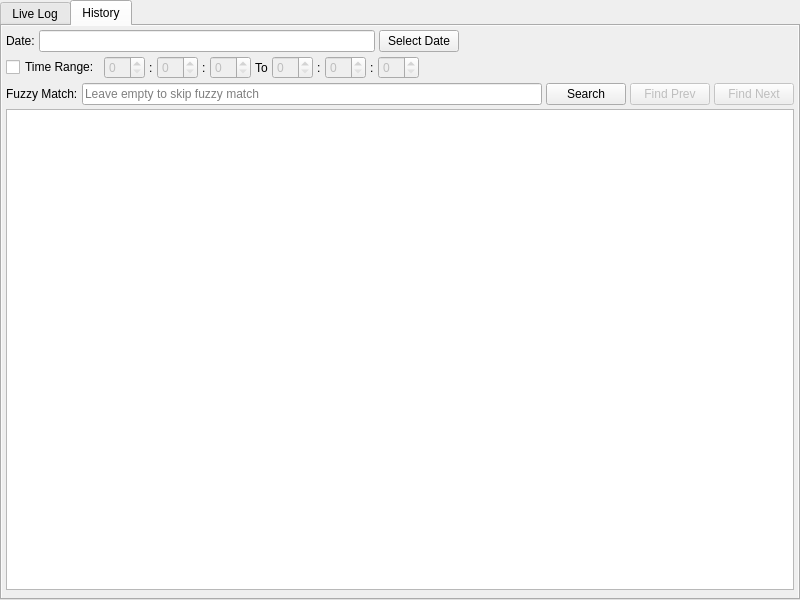
<?xml version="1.0" encoding="UTF-8"?>
<ui version="4.0">
 <class>LoggerWidget</class>
 <widget class="QWidget" name="LoggerWidget">
  <property name="geometry">
   <rect>
    <x>0</x>
    <y>0</y>
    <width>800</width>
    <height>600</height>
   </rect>
  </property>
  <layout class="QVBoxLayout" name="mainLayout">
   <property name="spacing">
    <number>0</number>
   </property>
   <property name="leftMargin">
    <number>0</number>
   </property>
   <property name="topMargin">
    <number>0</number>
   </property>
   <property name="rightMargin">
    <number>0</number>
   </property>
   <property name="bottomMargin">
    <number>0</number>
   </property>
   <item>
    <widget class="QTabWidget" name="tabWidget">
     <property name="currentIndex">
      <number>1</number>
     </property>
     <widget class="QWidget" name="liveTab">
      <attribute name="title">
       <string>Live Log</string>
      </attribute>
      <layout class="QVBoxLayout" name="liveLayout">
       <property name="spacing">
        <number>0</number>
       </property>
       <property name="leftMargin">
        <number>0</number>
       </property>
       <property name="topMargin">
        <number>0</number>
       </property>
       <property name="rightMargin">
        <number>0</number>
       </property>
       <property name="bottomMargin">
        <number>0</number>
       </property>
       <item>
        <widget class="QListView" name="liveListView">
         <property name="horizontalScrollBarPolicy">
          <enum>Qt::ScrollBarAlwaysOff</enum>
         </property>
         <property name="editTriggers">
          <set>QAbstractItemView::NoEditTriggers</set>
         </property>
         <property name="verticalScrollMode">
          <enum>QAbstractItemView::ScrollPerPixel</enum>
         </property>
        </widget>
       </item>
      </layout>
     </widget>
     <widget class="QWidget" name="historyTab">
      <property name="autoFillBackground">
       <bool>true</bool>
      </property>
      <attribute name="title">
       <string>History</string>
      </attribute>
      <layout class="QVBoxLayout" name="histLayout">
       <property name="spacing">
        <number>4</number>
       </property>
       <property name="leftMargin">
        <number>4</number>
       </property>
       <property name="topMargin">
        <number>4</number>
       </property>
       <property name="rightMargin">
        <number>4</number>
       </property>
       <property name="bottomMargin">
        <number>4</number>
       </property>
       <item>
        <layout class="QHBoxLayout" name="dateLayout">
         <item>
          <widget class="QLabel" name="labelDate">
           <property name="text">
            <string>Date:</string>
           </property>
          </widget>
         </item>
         <item>
          <widget class="QLineEdit" name="dateEdit">
           <property name="readOnly">
            <bool>true</bool>
           </property>
          </widget>
         </item>
         <item>
          <widget class="QPushButton" name="selectDateBtn">
           <property name="cursor">
            <cursorShape>PointingHandCursor</cursorShape>
           </property>
           <property name="text">
            <string>Select Date</string>
           </property>
          </widget>
         </item>
         <item>
          <spacer name="dateSpacer">
           <property name="orientation">
            <enum>Qt::Horizontal</enum>
           </property>
           <property name="sizeHint" stdset="0">
            <size>
             <width>40</width>
             <height>20</height>
            </size>
           </property>
          </spacer>
         </item>
        </layout>
       </item>
       <item>
        <layout class="QHBoxLayout" name="timeLayout">
         <item>
          <widget class="QCheckBox" name="timeCheck">
           <property name="text">
            <string>Time Range:</string>
           </property>
          </widget>
         </item>
         <item>
          <widget class="QSpinBox" name="timeFromHour">
           <property name="enabled">
            <bool>false</bool>
           </property>
           <property name="minimum">
            <number>0</number>
           </property>
           <property name="maximum">
            <number>23</number>
           </property>
          </widget>
         </item>
         <item>
          <widget class="QLabel" name="labelTimeFrom">
           <property name="text">
            <string>:</string>
           </property>
          </widget>
         </item>
         <item>
          <widget class="QSpinBox" name="timeFromMinute">
           <property name="enabled">
            <bool>false</bool>
           </property>
           <property name="minimum">
            <number>0</number>
           </property>
           <property name="maximum">
            <number>59</number>
           </property>
          </widget>
         </item>
         <item>
          <widget class="QLabel" name="labelTimeFrom2">
           <property name="text">
            <string>:</string>
           </property>
          </widget>
         </item>
         <item>
          <widget class="QSpinBox" name="timeFromSecond">
           <property name="enabled">
            <bool>false</bool>
           </property>
           <property name="minimum">
            <number>0</number>
           </property>
           <property name="maximum">
            <number>59</number>
           </property>
          </widget>
         </item>
         <item>
          <widget class="QLabel" name="labelTimeTo">
           <property name="text">
            <string>To</string>
           </property>
          </widget>
         </item>
         <item>
          <widget class="QSpinBox" name="timeToHour">
           <property name="enabled">
            <bool>false</bool>
           </property>
           <property name="minimum">
            <number>0</number>
           </property>
           <property name="maximum">
            <number>23</number>
           </property>
          </widget>
         </item>
         <item>
          <widget class="QLabel" name="labelTimeTo2">
           <property name="text">
            <string>:</string>
           </property>
          </widget>
         </item>
         <item>
          <widget class="QSpinBox" name="timeToMinute">
           <property name="enabled">
            <bool>false</bool>
           </property>
           <property name="minimum">
            <number>0</number>
           </property>
           <property name="maximum">
            <number>59</number>
           </property>
          </widget>
         </item>
         <item>
          <widget class="QLabel" name="labelTimeTo3">
           <property name="text">
            <string>:</string>
           </property>
          </widget>
         </item>
         <item>
          <widget class="QSpinBox" name="timeToSecond">
           <property name="enabled">
            <bool>false</bool>
           </property>
           <property name="minimum">
            <number>0</number>
           </property>
           <property name="maximum">
            <number>59</number>
           </property>
          </widget>
         </item>
         <item>
          <spacer name="timeSpacer">
           <property name="orientation">
            <enum>Qt::Horizontal</enum>
           </property>
           <property name="sizeHint" stdset="0">
            <size>
             <width>40</width>
             <height>20</height>
            </size>
           </property>
          </spacer>
         </item>
        </layout>
       </item>
       <item>
        <layout class="QHBoxLayout" name="searchLayout">
         <item>
          <widget class="QLabel" name="labelLike">
           <property name="text">
            <string>Fuzzy Match:</string>
           </property>
          </widget>
         </item>
         <item>
          <widget class="QLineEdit" name="likeEdit">
           <property name="placeholderText">
            <string>Leave empty to skip fuzzy match</string>
           </property>
          </widget>
         </item>
         <item>
          <widget class="QPushButton" name="searchBtn">
           <property name="text">
            <string>Search</string>
           </property>
          </widget>
         </item>
         <item>
          <widget class="QPushButton" name="findPrevBtn">
           <property name="enabled">
            <bool>false</bool>
           </property>
           <property name="text">
            <string>Find Prev</string>
           </property>
          </widget>
         </item>
         <item>
          <widget class="QPushButton" name="findNextBtn">
           <property name="enabled">
            <bool>false</bool>
           </property>
           <property name="text">
            <string>Find Next</string>
           </property>
          </widget>
         </item>
        </layout>
       </item>
       <item>
        <widget class="QListView" name="histListView">
         <property name="horizontalScrollBarPolicy">
          <enum>Qt::ScrollBarAlwaysOff</enum>
         </property>
         <property name="editTriggers">
          <set>QAbstractItemView::NoEditTriggers</set>
         </property>
         <property name="verticalScrollMode">
          <enum>QAbstractItemView::ScrollPerPixel</enum>
         </property>
        </widget>
       </item>
       <item>
        <widget class="QWidget" name="pageBarWidget" native="true">
         <layout class="QHBoxLayout" name="pageBarLayout">
          <property name="spacing">
           <number>2</number>
          </property>
          <property name="leftMargin">
           <number>0</number>
          </property>
          <property name="topMargin">
           <number>0</number>
          </property>
          <property name="rightMargin">
           <number>0</number>
          </property>
          <property name="bottomMargin">
           <number>0</number>
          </property>
         </layout>
        </widget>
       </item>
      </layout>
     </widget>
    </widget>
   </item>
  </layout>
 </widget>
 <resources/>
 <connections>
  <connection>
   <sender>timeCheck</sender>
   <signal>toggled(bool)</signal>
   <receiver>timeFromHour</receiver>
   <slot>setEnabled(bool)</slot>
   <hints>
    <hint type="sourcelabel">
     <x>100</x>
     <y>100</y>
    </hint>
    <hint type="destinationlabel">
     <x>200</x>
     <y>100</y>
    </hint>
   </hints>
  </connection>
  <connection>
   <sender>timeCheck</sender>
   <signal>toggled(bool)</signal>
   <receiver>timeFromMinute</receiver>
   <slot>setEnabled(bool)</slot>
   <hints>
    <hint type="sourcelabel">
     <x>100</x>
     <y>100</y>
    </hint>
    <hint type="destinationlabel">
     <x>200</x>
     <y>100</y>
    </hint>
   </hints>
  </connection>
  <connection>
   <sender>timeCheck</sender>
   <signal>toggled(bool)</signal>
   <receiver>timeFromSecond</receiver>
   <slot>setEnabled(bool)</slot>
   <hints>
    <hint type="sourcelabel">
     <x>100</x>
     <y>100</y>
    </hint>
    <hint type="destinationlabel">
     <x>200</x>
     <y>100</y>
    </hint>
   </hints>
  </connection>
  <connection>
   <sender>timeCheck</sender>
   <signal>toggled(bool)</signal>
   <receiver>timeToHour</receiver>
   <slot>setEnabled(bool)</slot>
   <hints>
    <hint type="sourcelabel">
     <x>100</x>
     <y>100</y>
    </hint>
    <hint type="destinationlabel">
     <x>300</x>
     <y>100</y>
    </hint>
   </hints>
  </connection>
  <connection>
   <sender>timeCheck</sender>
   <signal>toggled(bool)</signal>
   <receiver>timeToMinute</receiver>
   <slot>setEnabled(bool)</slot>
   <hints>
    <hint type="sourcelabel">
     <x>100</x>
     <y>100</y>
    </hint>
    <hint type="destinationlabel">
     <x>300</x>
     <y>100</y>
    </hint>
   </hints>
  </connection>
  <connection>
   <sender>timeCheck</sender>
   <signal>toggled(bool)</signal>
   <receiver>timeToSecond</receiver>
   <slot>setEnabled(bool)</slot>
   <hints>
    <hint type="sourcelabel">
     <x>100</x>
     <y>100</y>
    </hint>
    <hint type="destinationlabel">
     <x>300</x>
     <y>100</y>
    </hint>
   </hints>
  </connection>
 </connections>
</ui>
